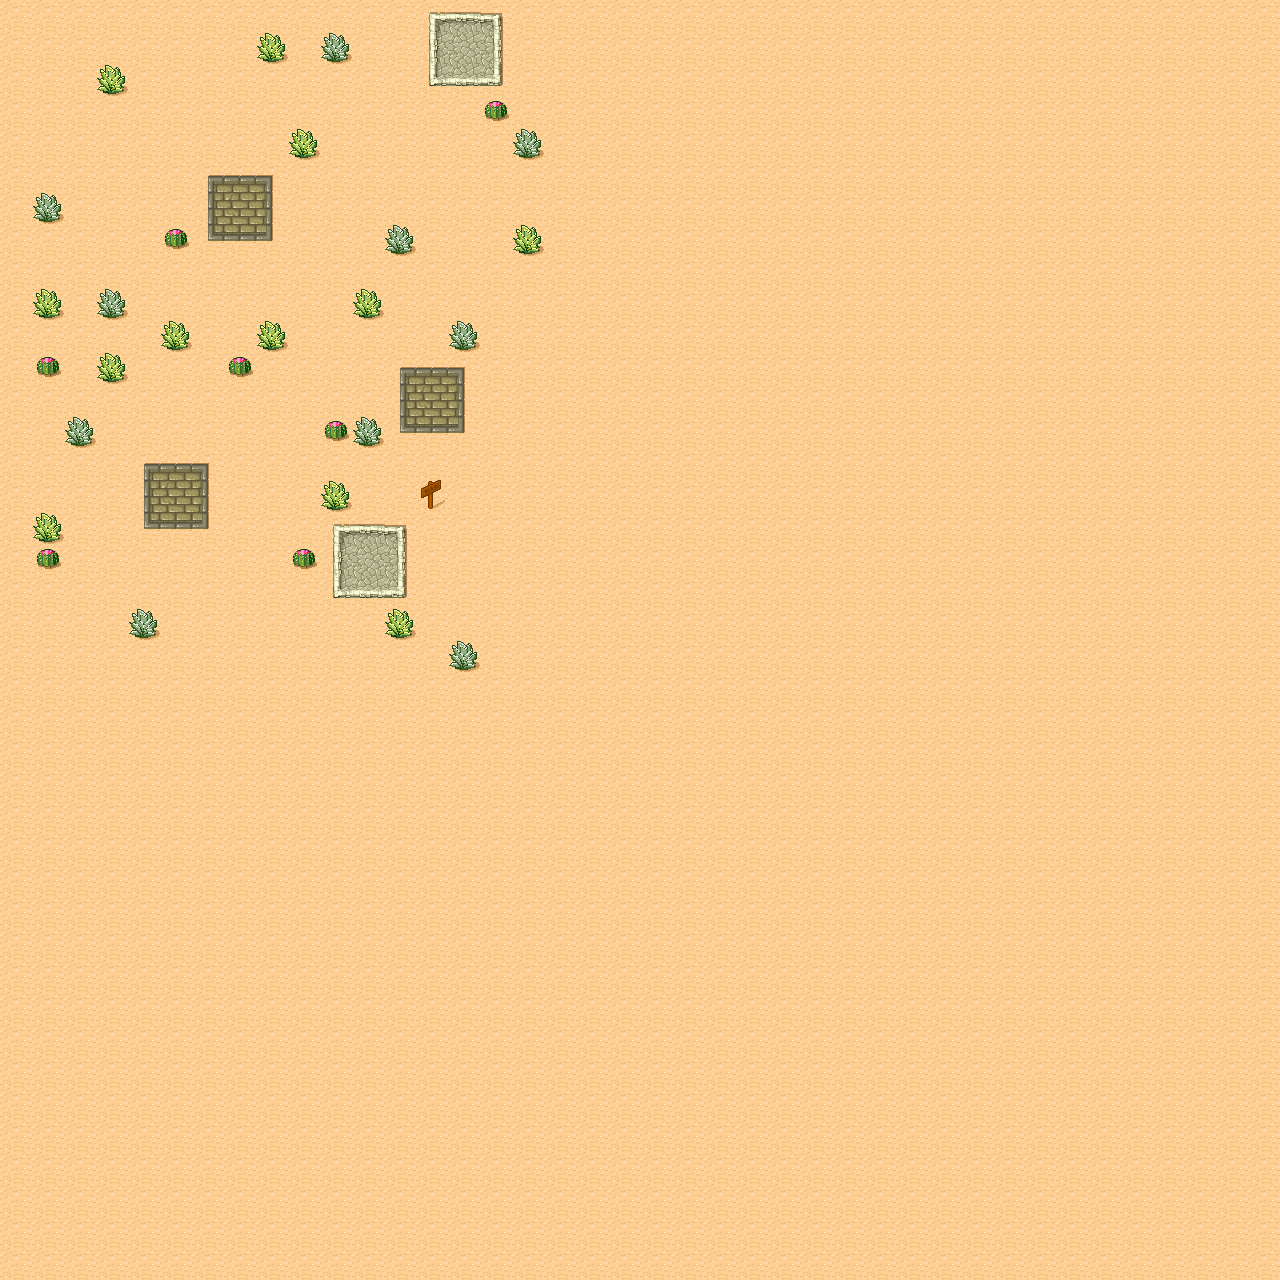

Rendered tile map (Tiled .tmx) drawn with the repository's tilesets; below, a short description and the map source with its tile grids summarised:
An orthogonal 40x40 tile map with 32x32 px tiles, 1 tile layer (Tile Layer 1).

<map version="1.0" orientation="orthogonal" width="40" height="40" tilewidth="32" tileheight="32">
 <tileset firstgid="1" name="d6_tile" tilewidth="32" tileheight="32" spacing="3" margin="2">
  <image source="gfx/desert_tiled.png" width="281" height="211" />
 </tileset>
 <layer name="Tile Layer 1" width="40" height="40">
  <data>[1600 cells, 1600 non-empty, 23 distinct tile ids]</data>
 </layer>
</map>